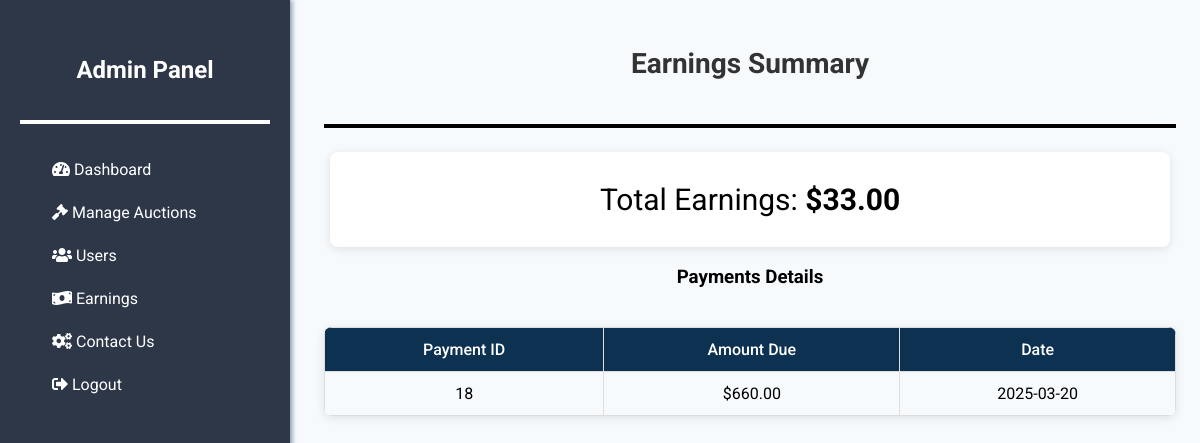
/admin/earnings.php, run on the app's committed database.
### tables this page shows
CREATE TABLE `payments` (
  `id` int(11) NOT NULL,
  `full_name` varchar(100) NOT NULL,
  `email` varchar(100) NOT NULL,
  `address` varchar(255) NOT NULL,
  `city` varchar(100) NOT NULL,
  `state` varchar(100) NOT NULL,
  `zip_code` varchar(20) NOT NULL,
  `card_name` varchar(100) NOT NULL,
  `card_number` varchar(20) NOT NULL,
  `exp_month` varchar(20) NOT NULL,
  `exp_year` int(11) NOT NULL,
  `cvv` varchar(4) NOT NULL,
  `created_at` timestamp NOT NULL DEFAULT current_timestamp(),
  `amount_due` decimal(10,2) DEFAULT NULL,
  `product_id` int(11) NOT NULL
);

### admin/earnings.php (the view, shortened to what this page needs)
<!DOCTYPE html>
<html lang="en">
<head>
    <link rel="stylesheet" href="https://cdnjs.cloudflare.com/ajax/libs/font-awesome/5.15.3/css/all.min.css">
</head>
<body>
    <?php include_once 'sidebar.php'; ?>
    <main>
        <h2>Earnings Summary</h2>
        <div class="divider"></div>
        <div class="earnings-summary">
            <?php
            include_once '../connect.php';
            $sql = "SELECT amount_due FROM payments";
            $result = $conn->query($sql);
            $totalEarnings = 0;
            if ($result) {
                while ($row = $result->fetch_assoc()) {
                    $totalEarnings += $row['amount_due'];
                }
            } else {
                echo "<p>Error retrieving payments: " . $conn->error . "</p>";
            }
            $fivePercent = $totalEarnings * 0.05;
            echo "<p>Total Earnings:<strong> $" . number_format($fivePercent, 2) . "</strong></p>";
            ?>
        </div>
        <h3>Payments Details</h3>
        <table class="payments-table">
            <thead>
                <tr>
                    <th>Payment ID</th>
                    <th>Amount Due</th>
                    <th>Date</th>
                </tr>
            </thead>
            <tbody>
                <?php
                $sql = "SELECT id, amount_due, created_at FROM payments";
                $result = $conn->query($sql);
                if ($result) {
                    while ($row = $result->fetch_assoc()) {
                        echo "<tr>";
                        echo "<td>" . $row['id'] . "</td>";
                        echo "<td>$" . number_format($row['amount_due'], 2) . "</td>";
                        echo "<td>" . date('Y-m-d', strtotime($row['created_at'])) . "</td>";
                        echo "</tr>";
                    }
                } else {
                    echo "<tr><td colspan='3'>Error retrieving payment details: " . $conn->error . "</td></tr>";
                }
                ?>
            </tbody>
        </table>
    </main>
</body>
</html>

### admin/css/adminstyle.css (style rules this page uses)
body { font-family: 'Roboto', sans-serif; background-color: #f7fafc; margin: 0; display: flex; min-height: 100vh; }

### admin/earnings.php (style rules this page uses)
body { font-family: 'Roboto', sans-serif; background-color: #f4f7fa; margin: 0; padding: 0; }
main { flex:1; padding: 24px; display: flex; flex-direction: column; align-items: center; }
h2 { font-size: 28px; font-weight: 700; margin-bottom: 24px; color: #333; }
.divider { width: 100%; height: 4px; background-color: rgb(0, 0, 0); margin-bottom: 24px; margin-top:20px; }
.earnings-summary { background-color: white; padding: 20px; border-radius: 8px; box-shadow: 0 2px 10px rgba(0, 0, 0, 0.1); width: 100%; max-width: 800px; text-align: center; }
.earnings-summary p { font-size: 30px; margin: 10px 0; }
.payments-table { width: 100%; border-collapse: collapse; margin-top: 20px; box-shadow: 0 2px 10px rgba(0, 0, 0, 0.1); border-radius: 8px; overflow: hidden; }
.payments-table th, .payments-table td { border: 1px solid #ddd; padding: 12px; text-align: center; }
.payments-table th { background-color: rgb(13, 50, 81); color: white; font-weight: 500; }

### admin/sidebar.php (style rules this page uses)
main { margin-left: 300px; }

### data on the page
payments: id "18", amount_due "660.00", created_at "2025-03-20"

### other printed values
$fivePercent "33.00"
